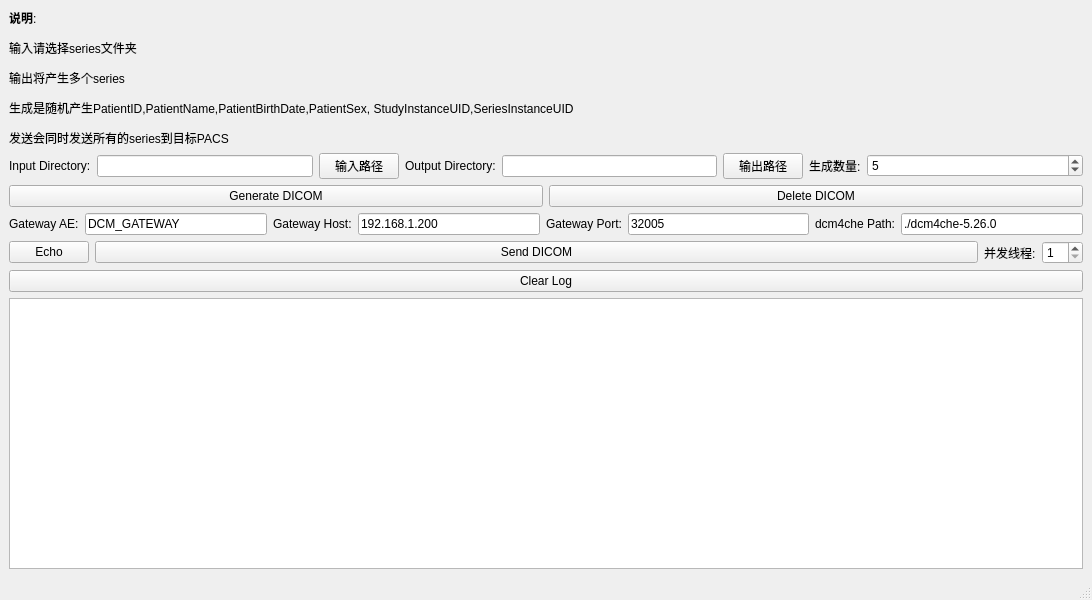
<?xml version="1.0" encoding="UTF-8"?>
<ui version="4.0">
 <class>MainWindow</class>
 <widget class="QMainWindow" name="MainWindow">
  <property name="geometry">
   <rect>
    <x>0</x>
    <y>0</y>
    <width>1092</width>
    <height>600</height>
   </rect>
  </property>
  <property name="windowTitle">
   <string>DICOM Utility</string>
  </property>
  <widget class="QWidget" name="centralwidget">
   <layout class="QGridLayout" name="gridLayout">
    <item row="3" column="0">
     <layout class="QHBoxLayout" name="horizontalLayout">
      <item>
       <widget class="QPushButton" name="generate_button">
        <property name="text">
         <string>Generate DICOM</string>
        </property>
       </widget>
      </item>
      <item>
       <widget class="QPushButton" name="delete_button">
        <property name="text">
         <string>Delete DICOM</string>
        </property>
       </widget>
      </item>
     </layout>
    </item>
    <item row="0" column="0">
     <widget class="QLabel" name="label_2">
      <property name="text">
       <string>&lt;html&gt;&lt;head/&gt;&lt;body&gt;&lt;p&gt;&lt;span style=&quot; font-weight:600;&quot;&gt;说明&lt;/span&gt;: &lt;/p&gt;&lt;p&gt;输入请选择series文件夹&lt;/p&gt;&lt;p&gt;输出将产生多个series&lt;/p&gt;&lt;p&gt;生成是随机产生PatientID,PatientName,PatientBirthDate,PatientSex, StudyInstanceUID,SeriesInstanceUID&lt;/p&gt;&lt;p&gt;发送会同时发送所有的series到目标PACS&lt;/p&gt;&lt;/body&gt;&lt;/html&gt;</string>
      </property>
     </widget>
    </item>
    <item row="1" column="0">
     <layout class="QHBoxLayout" name="horizontalLayout_2">
      <item>
       <widget class="QLabel" name="input_dir_label">
        <property name="text">
         <string>Input Directory:</string>
        </property>
       </widget>
      </item>
      <item>
       <widget class="QLineEdit" name="input_dir_edit">
        <property name="readOnly">
         <bool>true</bool>
        </property>
       </widget>
      </item>
      <item>
       <widget class="QPushButton" name="input_dir_btn">
        <property name="text">
         <string>输入路径</string>
        </property>
       </widget>
      </item>
      <item>
       <widget class="QLabel" name="output_dir_label">
        <property name="text">
         <string>Output Directory:</string>
        </property>
       </widget>
      </item>
      <item>
       <widget class="QLineEdit" name="output_dir_edit">
        <property name="readOnly">
         <bool>true</bool>
        </property>
       </widget>
      </item>
      <item>
       <widget class="QPushButton" name="output_dir_btn">
        <property name="text">
         <string>输出路径</string>
        </property>
       </widget>
      </item>
      <item>
       <widget class="QLabel" name="label">
        <property name="text">
         <string>生成数量:</string>
        </property>
       </widget>
      </item>
      <item>
       <widget class="QSpinBox" name="series_count_spinbox">
        <property name="sizePolicy">
         <sizepolicy hsizetype="Expanding" vsizetype="Fixed">
          <horstretch>0</horstretch>
          <verstretch>0</verstretch>
         </sizepolicy>
        </property>
        <property name="minimum">
         <number>1</number>
        </property>
        <property name="maximum">
         <number>200</number>
        </property>
        <property name="value">
         <number>5</number>
        </property>
       </widget>
      </item>
     </layout>
    </item>
    <item row="5" column="0">
     <layout class="QHBoxLayout" name="horizontalLayout_4">
      <item>
       <widget class="QPushButton" name="echo_button">
        <property name="text">
         <string>Echo</string>
        </property>
       </widget>
      </item>
      <item>
       <widget class="QPushButton" name="send_button">
        <property name="sizePolicy">
         <sizepolicy hsizetype="Expanding" vsizetype="Fixed">
          <horstretch>0</horstretch>
          <verstretch>0</verstretch>
         </sizepolicy>
        </property>
        <property name="text">
         <string>Send DICOM</string>
        </property>
       </widget>
      </item>
      <item>
       <widget class="QLabel" name="label_3">
        <property name="text">
         <string>并发线程:</string>
        </property>
       </widget>
      </item>
      <item>
       <widget class="QSpinBox" name="worker_num">
        <property name="minimum">
         <number>1</number>
        </property>
        <property name="maximum">
         <number>20</number>
        </property>
        <property name="value">
         <number>1</number>
        </property>
       </widget>
      </item>
     </layout>
    </item>
    <item row="6" column="0">
     <widget class="QPushButton" name="clear_log_button">
      <property name="text">
       <string>Clear Log</string>
      </property>
     </widget>
    </item>
    <item row="7" column="0">
     <widget class="QTextEdit" name="log_viewer">
      <property name="readOnly">
       <bool>true</bool>
      </property>
     </widget>
    </item>
    <item row="4" column="0">
     <layout class="QHBoxLayout" name="horizontalLayout_3">
      <item>
       <widget class="QLabel" name="gateway_ae_label">
        <property name="text">
         <string>Gateway AE:</string>
        </property>
       </widget>
      </item>
      <item>
       <widget class="QLineEdit" name="gateway_ae_edit">
        <property name="text">
         <string>DCM_GATEWAY</string>
        </property>
       </widget>
      </item>
      <item>
       <widget class="QLabel" name="gateway_host_label">
        <property name="text">
         <string>Gateway Host:</string>
        </property>
       </widget>
      </item>
      <item>
       <widget class="QLineEdit" name="gateway_host_edit">
        <property name="text">
         <string>192.168.1.200</string>
        </property>
       </widget>
      </item>
      <item>
       <widget class="QLabel" name="gateway_port_label">
        <property name="text">
         <string>Gateway Port:</string>
        </property>
       </widget>
      </item>
      <item>
       <widget class="QLineEdit" name="gateway_port_edit">
        <property name="text">
         <string>32005</string>
        </property>
       </widget>
      </item>
      <item>
       <widget class="QLabel" name="dcm4che_path_label">
        <property name="text">
         <string>dcm4che Path:</string>
        </property>
       </widget>
      </item>
      <item>
       <widget class="QLineEdit" name="dcm4che_path_edit">
        <property name="text">
         <string>./dcm4che-5.26.0</string>
        </property>
       </widget>
      </item>
     </layout>
    </item>
   </layout>
  </widget>
  <widget class="QMenuBar" name="menubar">
   <property name="geometry">
    <rect>
     <x>0</x>
     <y>0</y>
     <width>1092</width>
     <height>23</height>
    </rect>
   </property>
  </widget>
  <widget class="QStatusBar" name="statusbar"/>
 </widget>
 <resources/>
 <connections/>
</ui>
